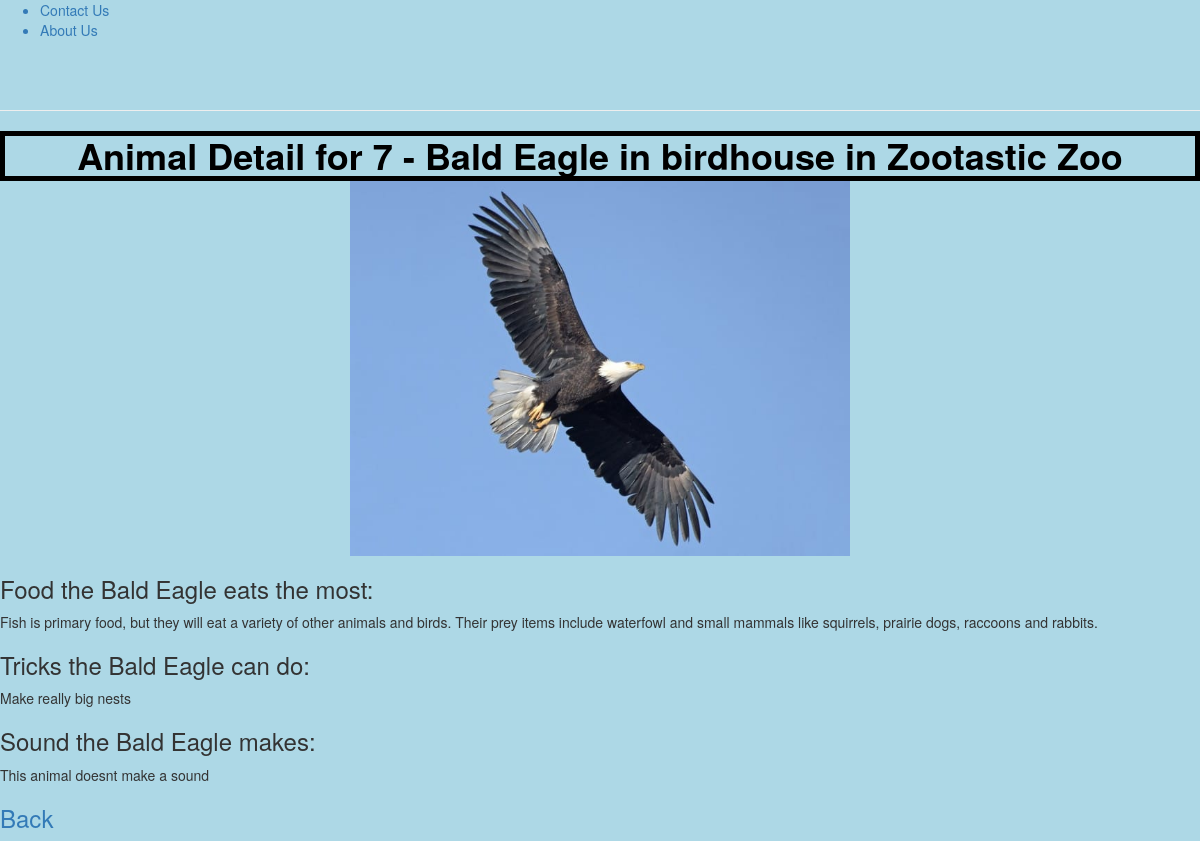
Page /zoo/animal/7 on the committed database.
### zoo/models.py (models this page shows, shortened)
class Animal(models.Model):
	name = models.CharField(max_length=200, help_text="Enter Animal Name")
	imageFileName = models.CharField(max_length=200, help_text="Enter logo file name", null=True)
	exhibit = models.ForeignKey('Exhibit', on_delete=models.SET_NULL, null=True)
	soundFileName = models.CharField(max_length=200, help_text="Enter sound file name", null=True, blank=True)
	tricksDescription = models.TextField(max_length=1000, help_text='Enter a description of the tricks')
	dietDescription = models.TextField(max_length=1000, help_text='Enter a description of the diet')

class Exhibit(models.Model):
	name = models.CharField(max_length=200, help_text="Enter Exhbit Name")
	zoo = models.ForeignKey('Zoo', on_delete=models.SET_NULL, null=True)
	def get_absolute_url(self):
		return reverse('exhibitDetail', args=[str(self.id)])

class Zoo(models.Model):
	name = models.CharField(max_length=200, help_text="Enter Zoo Name")
	logoFileName = models.CharField(max_length=200, help_text="Enter logo file name", null=True)

### zoo/views.py (the view)
# urls.py: path('animal/<int:pk>', views.AnimalDetailView.as_view(), name='animalDetail'),
class AnimalDetailView(generic.DetailView):
    model = Animal

### zoo/templates/zoo/animal_detail.html
{% extends "base_generic.html" %}
{% block content %}
<h1>Animal Detail for {{ animal.id }} - {{ animal.name }} in
  {{ animal.exhibit.name }} in {{ animal.exhibit.zoo.name }}</h1>
{% load static %}
<img class="photo" src="{% static animal.imageFileName %}">
<h3>Food the {{ animal.name }} eats the most:</h3>
{{ animal.dietDescription}}
<h3>Tricks the {{animal.name }} can do:</h3>
{{ animal.tricksDescription}}
<h3>Sound the {{animal.name }} makes:</h3>
{% if animal.soundFileName %}
	<audio controls>
		<source src="{% static animal.soundFileName %}" type="audio/mpeg">
	</audio>
{% else %}
	<p>This animal doesnt make a sound</p>
{% endif %}
<h3><a class="Back" href="{{ animal.exhibit.get_absolute_url }}">Back</a></h3>
{% endblock %}

### zoo/static/css/styles.css (style rules this page uses)
h1 { color:black; font-weight: bold; margin: auto; text-align: center; border-style: solid; border-width: 5px; }
body { background-color:#ADD8E6; }
.photo { width:500px; margin-left: auto; margin-right: auto; display: block; }

### rows in the picture
Animal: id "7", name "Bald Eagle", exhibit.name "birdhouse", exhibit.zoo.name "Zootastic Zoo", imageFileName (picture), dietDescription "Fish is primary food, but they will eat a variety of other animals and birds. Their prey items include waterfowl and small mammals like squirrels, prairie dogs, raccoons and rabbits.", tricksDescription "Make really big nests"
